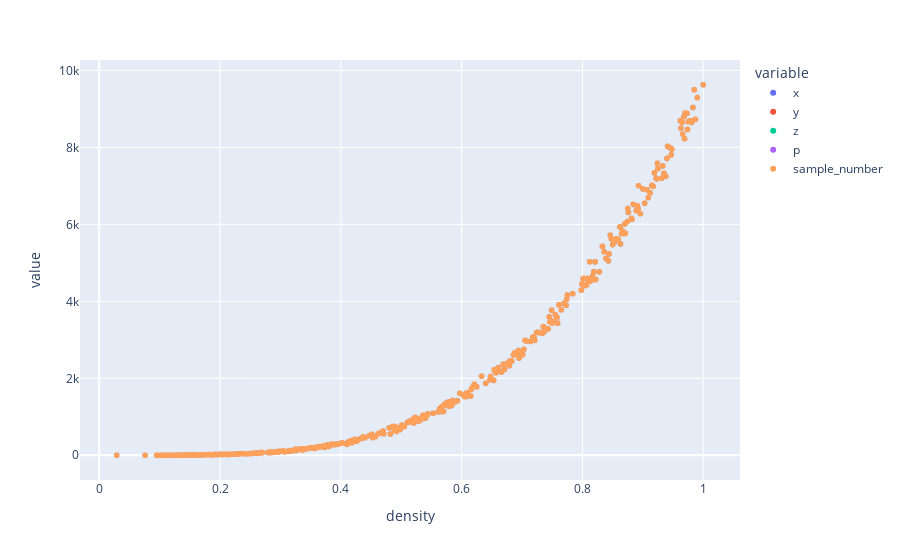

The notebook cell this image was saved under:
### Code cell
px.scatter(df)

### Figure 1 — Plotly figure (JSON) as saved in the notebook; plotly's stock layout.template omitted (floating-point values rounded to 4 significant figures; data arrays with more than 128 entries replaced by an {"elided": "..."} marker saying what was removed)
{"data": [{"hovertemplate": "variable=x<br>density=%{x}<br>value=%{y}<extra></extra>", "legendgroup": "x", "marker": {"color": "#636efa", "symbol": "circle"}, "mode": "markers", "name": "x", "showlegend": true, "type": "scattergl", "x": {"elided": "372 float values"}, "xaxis": "x", "y": {"elided": "372 int values"}, "yaxis": "y"}, {"hovertemplate": "variable=y<br>density=%{x}<br>value=%{y}<extra></extra>", "legendgroup": "y", "marker": {"color": "#EF553B", "symbol": "circle"}, "mode": "markers", "name": "y", "showlegend": true, "type": "scattergl", "x": {"elided": "372 float values"}, "xaxis": "x", "y": {"elided": "372 int values"}, "yaxis": "y"}, {"hovertemplate": "variable=z<br>density=%{x}<br>value=%{y}<extra></extra>", "legendgroup": "z", "marker": {"color": "#00cc96", "symbol": "circle"}, "mode": "markers", "name": "z", "showlegend": true, "type": "scattergl", "x": {"elided": "372 float values"}, "xaxis": "x", "y": {"elided": "372 int values"}, "yaxis": "y"}, {"hovertemplate": "variable=p<br>density=%{x}<br>value=%{y}<extra></extra>", "legendgroup": "p", "marker": {"color": "#ab63fa", "symbol": "circle"}, "mode": "markers", "name": "p", "showlegend": true, "type": "scattergl", "x": {"elided": "372 float values"}, "xaxis": "x", "y": {"elided": "372 int values"}, "yaxis": "y"}, {"hovertemplate": "variable=sample_number<br>density=%{x}<br>value=%{y}<extra></extra>", "legendgroup": "sample_number", "marker": {"color": "#FFA15A", "symbol": "circle"}, "mode": "markers", "name": "sample_number", "showlegend": true, "type": "scattergl", "x": {"elided": "372 float values"}, "xaxis": "x", "y": {"elided": "372 int values"}, "yaxis": "y"}], "layout": {"legend": {"title": {"text": "variable"}, "tracegroupgap": 0}, "margin": {"t": 60}, "xaxis": {"anchor": "y", "domain": [0, 1], "title": {"text": "density"}}, "yaxis": {"anchor": "x", "domain": [0, 1], "title": {"text": "value"}}}}
